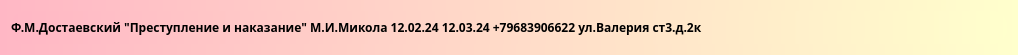
<?xml version="1.0" encoding="UTF-8"?>
<ui version="4.0">
 <class>Form</class>
 <widget class="QWidget" name="Form">
  <property name="geometry">
   <rect>
    <x>0</x>
    <y>0</y>
    <width>1018</width>
    <height>55</height>
   </rect>
  </property>
  <property name="windowTitle">
   <string>Form</string>
  </property>
  <property name="styleSheet">
   <string notr="true">QWidget {
    background: qlineargradient(spread:pad, x1:0, y1:0, x2:1, y2:0, stop:0 rgba(255, 183, 197, 255), stop:1 rgba(255, 255, 204, 255));
    border-radius: 15px;
}</string>
  </property>
  <layout class="QHBoxLayout" name="horizontalLayout_2">
   <item>
    <widget class="QLabel" name="label">
     <property name="font">
      <font>
       <family>Yu Gothic UI Semibold</family>
       <weight>75</weight>
       <bold>true</bold>
      </font>
     </property>
     <property name="text">
      <string>Ф.М.Достаевский &quot;Преступление и наказание&quot; М.И.Микола 12.02.24 12.03.24 +79683906622 ул.Валерия ст3.д.2к</string>
     </property>
    </widget>
   </item>
  </layout>
 </widget>
 <resources/>
 <connections/>
</ui>
